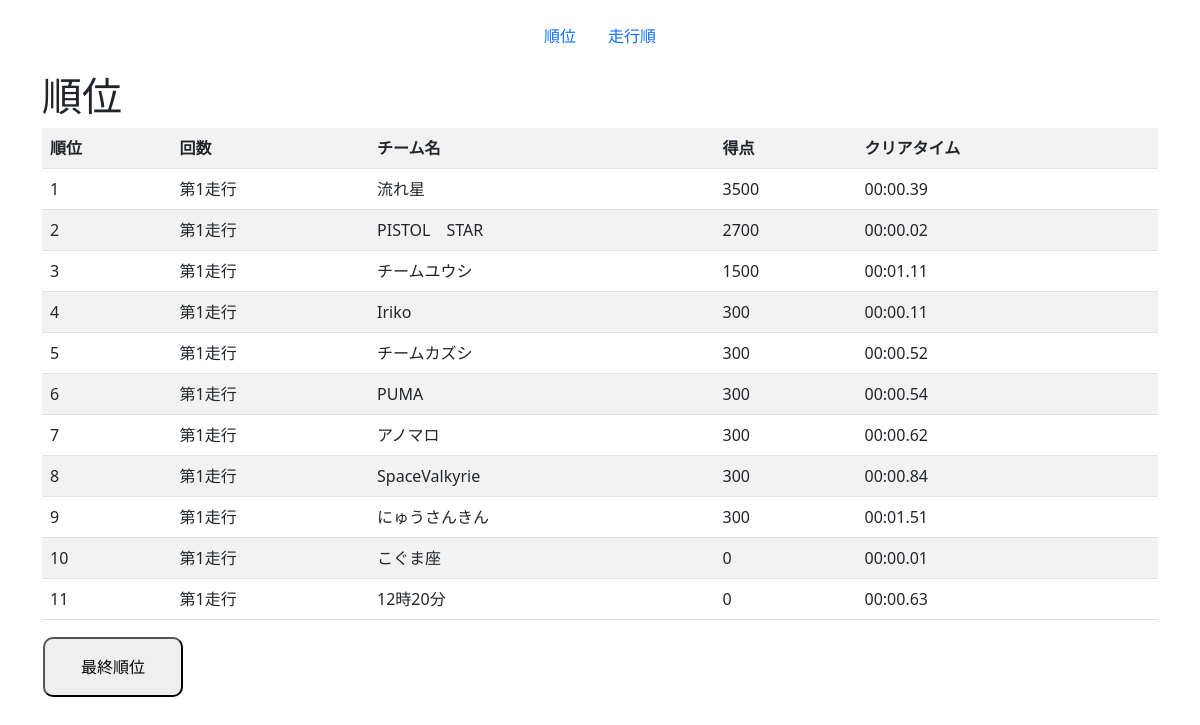
/rank, run on an earlier commit of the app's database.
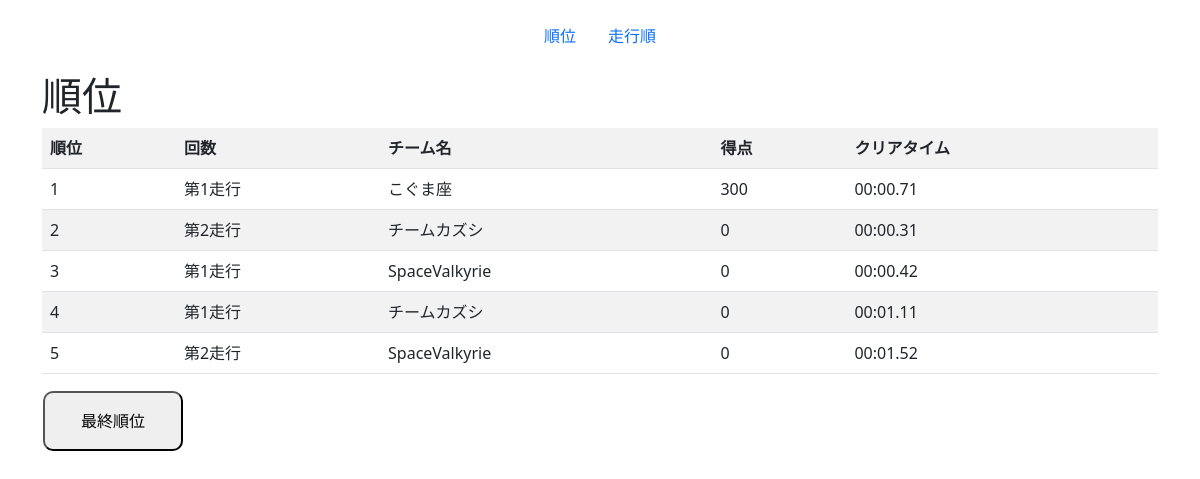
And on a later commit of the database.
### score/models.py (models this page shows, shortened)
class Score(models.Model):
  run = models.OneToOneField("score.Run",on_delete=models.CASCADE,unique=True,null=True)
  m1_score = models.IntegerField(default=0,blank=False)
  m2_score = models.IntegerField(default=0,blank=False)
  m2h_score = models.IntegerField(default=0,blank=False)
  m3_score = models.IntegerField(default=0,blank=False)
  m3h_score = models.IntegerField(default=0,blank=False)
  m4_score = models.IntegerField(default=0,blank=False)
  m4h_score = models.IntegerField(default=0,blank=False)
  m5_score = models.IntegerField(default=0,blank=False)
  m6_score = models.IntegerField(default=0,blank=False)
  m6h_score = models.IntegerField(default=0,blank=False)
  m7_score = models.IntegerField(default=0,blank=False)
  bonus1_score = models.IntegerField(default=0,blank=False)
  bonus2_score = models.IntegerField(default=0,blank=False)
  total = models.IntegerField(default=0,blank=False)

class Run(models.Model):
  order = models.IntegerField(blank=False,null=False,unique=True, primary_key=True)
  team = models.CharField( max_length=50,blank=False,choices=TeamChoices.choices)
  run = models.CharField(max_length=50,blank=False,choices=RunChoices.choices)
  status = models.CharField(max_length=50,blank=False,choices=StatusChoices.choices)
  rank = models.IntegerField(blank=True,null=True)

class Count(models.Model):
  CountChoices = [
        (0,0),
        (1,1),
        (2,2),
        (3,3)
  ]
  run = models.OneToOneField("score.Run", on_delete=models.CASCADE,blank=True,unique=True,null=True)
  m1_count = models.IntegerField(default=0,choices=CountChoices,blank=False)
  m2_count =  models.IntegerField(default=0,choices=CountChoices,blank=False)
  m2h_count = models.IntegerField(default=0,choices=CountChoices,blank=False)
  m3_count = models.IntegerField(default=0,choices=CountChoices,blank=False)
  m3h_count = models.IntegerField(default=0,choices=CountChoices,blank=False)
  m4_count = models.IntegerField(default=0,choices=CountChoices,blank=False)
  m4h_count = models.IntegerField(default=0,choices=CountChoices,blank=False)
  m5_count = models.BooleanField(default=False)
  m6_count = models.IntegerField(default=0,choices=CountChoices,blank=False)
  m6h_count = models.IntegerField(default=0,choices=CountChoices,blank=False)
  m7_count = models.BooleanField(default=False)
  bonus1_count = models.IntegerField(default=0,choices=CountChoices,blank=False)
  bonus2_count = models.BooleanField(default=False)
  perfect = models.BooleanField(default=False)
  clear_time = models.CharField(max_length=8,default="00:00:00")
  sign = models.ImageField(upload_to='media',blank=True,null=True)

### score/views.py (the view)
# urls.py: path('rank',views.Rank.as_view(),name='rank'),
class Rank(TemplateView):
  Model = Run
  template_name = 'score/rank.html'
  def get_context_data(self, **kwargs):
    score = Score.objects.order_by("run__rank")
    context = super().get_context_data(**kwargs)
    context.update({
      'scores':score,
    })
    return context
  def get(self, request, *args, **kwargs):
    scores = Score.objects.all().order_by('total','-run__count__clear_time').reverse()
    for i,score in enumerate(scores,1):
      order = score.run.order
      team = Run.objects.get(order=order)
      team.rank = i
      team.save()
    return super().get(request, *args, **kwargs)

### score/templates/score/rank.html (shortened to what this page needs)
<!DOCTYPE html>
{% extends 'base.html' %}
{% load static %}
{% load widget_tweaks %}
{% block contents %}
{% include 'header.html' %}
<div class="container">
  <h1>順位</h1>
<table class ="table table-hover table table-striped" >
  <tr>
    <th>順位</th>
    <th>回数</th>
    <th>チーム名</th>
    <th>得点</th>
    <th>クリアタイム</th>
  </tr>
  {% for score in scores  %}
  <tr>
    <td>
      {{score.run.rank}}
    </td>
    <td>
      {{score.run.run}}
    </td>
    <td>
      {{score.run.team}}
    </td>
    <td>
      {{score.total}}
    </td>
    <td>
      {{score.run.count.clear_time}}
    </td>
  </tr>
  {% endfor %}
</table>
<table>
  <tr>
    <td>
      <form action="{% url 'rank2' %}" method="GET">
        <button type="submit" style ="width:140px; height:60px; border-radius:10px;">最終順位</button>
      </form>
    </td>
  </tr>
</table>
</div>
{% endblock %}

What changed in the data, as far as the page shows it:
removed Score: run.rank "1", run.run "第1走行", run.team "流れ星", total "3500", run.count.clear_time "00:00.39"
removed Score: run.rank "2", run.run "第1走行", run.team "PISTOL STAR", total "2700", run.count.clear_time "00:00.02"
removed Score: run.rank "3", run.run "第1走行", run.team "チームユウシ", total "1500", run.count.clear_time "00:01.11"
removed Score: run.rank "4", run.run "第1走行", run.team "Iriko", total "300", run.count.clear_time "00:00.11"
removed Score: run.rank "5", run.run "第1走行", run.team "チームカズシ", total "300", run.count.clear_time "00:00.52"
removed Score: run.rank "6", run.run "第1走行", run.team "PUMA", total "300", run.count.clear_time "00:00.54"
removed Score: run.rank "7", run.run "第1走行", run.team "アノマロ", total "300", run.count.clear_time "00:00.62"
removed Score: run.rank "8", run.run "第1走行", run.team "SpaceValkyrie", total "300", run.count.clear_time "00:00.84"
removed Score: run.rank "9", run.run "第1走行", run.team "にゅうさんきん", total "300", run.count.clear_time "00:01.51"
removed Score: run.rank "10", run.run "第1走行", run.team "こぐま座", total "0", run.count.clear_time "00:00.01"
removed Score: run.rank "11", run.run "第1走行", run.team "12時20分", total "0", run.count.clear_time "00:00.63"
added Score: run.rank "1", run.run "第1走行", run.team "こぐま座", total "300", run.count.clear_time "00:00.71"
added Score: run.rank "2", run.run "第2走行", run.team "チームカズシ", total "0", run.count.clear_time "00:00.31"
added Score: run.rank "3", run.run "第1走行", run.team "SpaceValkyrie", total "0", run.count.clear_time "00:00.42"
added Score: run.rank "4", run.run "第1走行", run.team "チームカズシ", total "0", run.count.clear_time "00:01.11"
added Score: run.rank "5", run.run "第2走行", run.team "SpaceValkyrie", total "0", run.count.clear_time "00:01.52"
